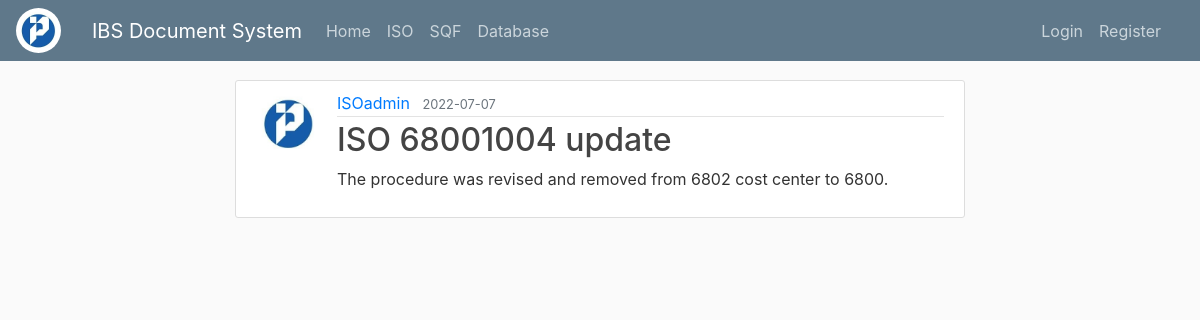
Page /post/13 on the committed database.
### flaskblog/models.py (models this page shows, shortened)
class User(db.Model, UserMixin):
    id = db.Column(db.Integer, primary_key=True)
    username = db.Column(db.String(20), unique=True, nullable=False)
    email = db.Column(db.String(120), unique=True, nullable=False)
    image_file = db.Column(db.String(20), nullable=False, default='default.jpg')
    password = db.Column(db.String(60), nullable=False)
    posts = db.relationship('Post', backref='author', lazy=True)

class Post(db.Model):
    id = db.Column(db.Integer, primary_key=True)
    title = db.Column(db.String(100), nullable=False)
    date_posted = db.Column(db.DateTime, nullable=False, default=datetime.utcnow)
    content = db.Column(db.Text, nullable=False)
    user_id = db.Column(db.Integer, db.ForeignKey('user.id'), nullable=False)

### flaskblog/posts/routes.py (the view)
@posts.route("/post/<int:post_id>")
def post(post_id):
    post = Post.query.get_or_404(post_id)
    return render_template("post.html", title=post.title, post=post)

### flaskblog/templates/post.html (shortened to what this page needs)
{% extends "layout.html" %}
{%block content%}
  <article class="media content-section">
    <img class="rounded-circle article-img" src="{{ url_for('static', filename='profile_pics/' + post.author.image_file) }}">
      <div class="media-body">
        <div class="article-metadata">
          <a class="mr-2" href="{{ url_for('users.user_posts', username=post.author.username) }}">{{ post.author.username }}</a>
          <small class="text-muted">{{ post.date_posted.strftime('%Y-%m-%d') }}</small>
        </div>
        <h2 class="article-title">{{ post.title }}</h2>
        <p class="article-content">{{ post.content }}</p>
      </div>
  </article>
{% endblock content %}

### flaskblog/static/main.css (style rules this page uses)
body { background: #fafafa; color: #333333; margin-top: 5rem; }
h1, h2, h3, h4, h5, h6 { color: #444444; }
.content-section { background: #ffffff; padding: 10px 20px; border: 1px solid #dddddd; border-radius: 3px; margin-bottom: 20px; }
.article-title { color: #444444; }
.article-content { white-space: pre-line; }
.article-img { height: 65px; width: 65px; margin-right: 16px; }
.article-metadata { padding-bottom: 1px; margin-bottom: 4px; border-bottom: 1px solid #e3e3e3 }

### rows in the picture
User: image_file (placeholder picture), author.username "ISOadmin"
Post: date_posted "2022-07-07", title "ISO 68001004 update", content "The procedure was revised and removed from 6802 cost center to 6800."
